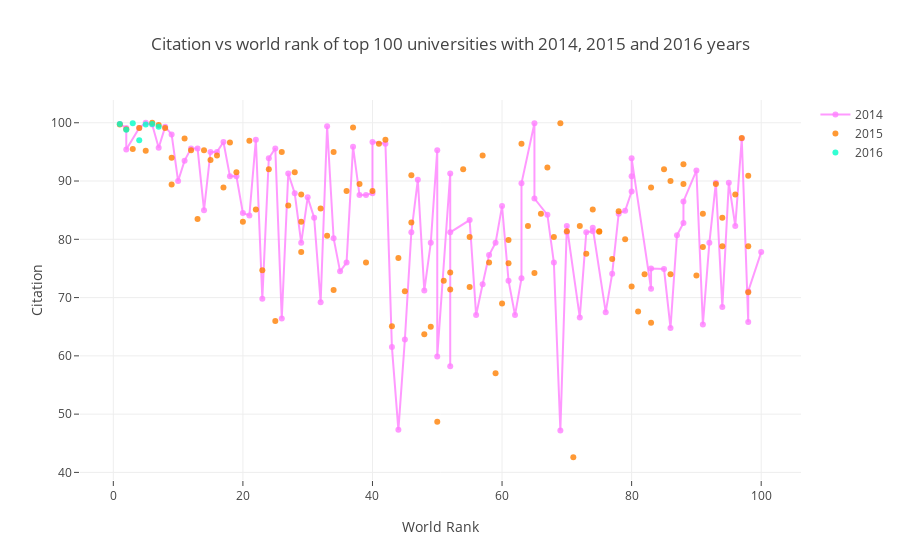

Here is the notebook cell this chart was saved with:
### Code cell
trace1 = go.Scatter(
    x=df2014.world_rank, y=df2014.citations,
    mode="markers+lines",  # this! or we can try "lines+markers"
    name="2014", marker=dict(color='rgba(255, 128, 255, 0.8)'), text=df2014.university_name)

trace2 = go.Scatter(
    x=df2015.world_rank, y=df2015.citations,
    mode="markers",  # this!
    name="2015", marker=dict(color='rgba(255, 128, 2, 0.8)'), text=df2015.university_name)

trace3 = go.Scatter(
    x=df2016.world_rank, y=df2016.citations,
    mode="markers",  # this!
    name="2016", marker=dict(color='rgba(0, 255, 200, 0.8)'), text=df2016.university_name)

layout = go.Layout(title='Citation vs world rank of top 100 universities with 2014, 2015 and 2016 years',
                   xaxis=dict(title='World Rank', ticklen=5, zeroline=False), yaxis=dict(title='Citation', ticklen=5, zeroline=False))

fig = go.Figure(data=[trace1, trace2, trace3], layout=layout)
iplot(fig)

### Figure 1 — Plotly figure (JSON) as saved in the notebook; plotly's stock layout.template omitted (floating-point values rounded to 4 significant figures)
{"data": [{"marker": {"color": "rgba(255, 128, 255, 0.8)"}, "mode": "markers+lines", "name": "2014", "text": ["California Institute of Technology", "Harvard University", "University of Oxford", "Stanford University", "Massachusetts Institute of Technology", "Princeton University", "University of Cambridge", "University of California, Berkeley", "University of Chicago", "Imperial College London", "Yale University", "University of California, Los Angeles", "Columbia University", "ETH Zurich – Swiss Federal Institute of Technology Zurich", "Johns Hopkins University", "University of Pennsylvania", "Duke University", "University of Michigan", "Cornell University", "University of Toronto", "University College London", "Northwestern University", "University of Tokyo", "Carnegie Mellon University", "University of Washington", "National University of Singapore", "University of Texas at Austin", "Georgia Institute of Technology", "University of Illinois at Urbana-Champaign", "University of Wisconsin-Madison", "University of British Columbia", "London School of Economics and Political Science", "University of California, Santa Barbara", "University of Melbourne", "McGill University", "Karolinska Institute", "École Polytechnique Fédérale de Lausanne", "King’s College London", "University of Edinburgh", "New York University", "University of California, San Diego", "Washington University in St Louis", "University of Hong Kong", "Seoul National University", "Peking University", "University of Minnesota", "University of North Carolina at Chapel Hill", "Australian National University", "Pennsylvania State University", "Boston University", "Tsinghua University", "Brown University", "Kyoto University", "University of California, Davis", "LMU Munich", "Korea Advanced Institute of Science and Technology (KAIST)", "Hong Kong University of Science and Technology", "University of Manchester", "Ohio State University", "Pohang University of Science and Technology", "KU Leuven", "Purdue University", "The University of Queensland", "University of Göttingen", "Rice University", "École Normale Supérieure", "Leiden University", "Heidelberg University", "Delft University of Technology", "University of Southern California", "École Polytechnique", "University of Sydney", "Erasmus University Rotterdam", "University of Basel", "Utrecht University", "Nanyang Technological University", "Wageningen University and Research Center", "University of Pittsburgh", "University of Bristol", "Durham University", "Emory University", "Tufts University", "Michigan State University", "University of Amsterdam", "Ghent University", "Free University of Berlin", "Technical University of Munich", "Case Western Reserve University", "Vanderbilt University", "University of Notre Dame", "Monash University", "McMaster University", "University of California, Irvine", "Humboldt University of Berlin", "University of Rochester", "Pierre and Marie Curie University", "University of Colorado Boulder", "Maastricht University", "University of Groningen", "University of Helsinki"], "type": "scatter", "uid": "293997b4-e8dd-11e8-8480-2f819eb7b5e7", "x": ["1", "2", "2", "4", "5", "6", "7", "8", "9", "10", "11", "12", "13", "14", "15", "16", "17", "18", "19", "20", "21", "22", "23", "24", "25", "26", "27", "28", "29", "30", "31", "32", "33", "34", "35", "36", "37", "38", "39", "40", "40", "42", "43", "44", "45", "46", "47", "48", "49", "50", "50", "52", "52", "52", "55", "56", "57", "58", "59", "60", "61", "62", "63", "63", "65", "65", "67", "68", "69", "70", "70", "72", "73", "74", "74", "76", "77", "78", "79", "80", "80", "80", "83", "83", "85", "86", "87", "88", "88", "90", "91", "92", "93", "94", "95", "96", "97", "98", "98", "100"], "y": [99.8, 99.1, 95.4, 99.1, 100, 99.7, 95.7, 99.3, 98, 90, 93.5, 95.6, 95.6, 85, 95, 95, 96.7, 90.8, 90.8, 84.5, 84.1, 97.1, 69.8, 93.9, 95.6, 66.4, 91.3, 87.9, 79.4, 87.2, 83.7, 69.2, 99.4, 80.2, 74.5, 76, 95.9, 87.6, 87.6, 87.9, 96.7, 96.4, 61.5, 47.3, 62.8, 81.2, 90.2, 71.2, 79.4, 95.3, 59.9, 91.3, 58.2, 81.2, 83.3, 67, 72.3, 77.3, 79.4, 85.7, 72.9, 67, 73.3, 89.6, 99.9, 87, 84.2, 76, 47.2, 81.2, 82.3, 66.6, 81.2, 81.4, 82, 67.5, 74.1, 84.4, 84.9, 88.2, 90.8, 93.9, 71.5, 75, 74.9, 64.8, 80.7, 82.8, 86.5, 91.8, 65.4, 79.4, 89.7, 68.4, 89.7, 82.3, 97.3, 65.8, 71.1, 77.8]}, {"marker": {"color": "rgba(255, 128, 2, 0.8)"}, "mode": "markers", "name": "2015", "text": ["California Institute of Technology", "Harvard University", "University of Oxford", "Stanford University", "University of Cambridge", "Massachusetts Institute of Technology", "Princeton University", "University of California, Berkeley", "Imperial College London", "Yale University", "University of Chicago", "University of California, Los Angeles", "ETH Zurich – Swiss Federal Institute of Technology Zurich", "Columbia University", "Johns Hopkins University", "University of Pennsylvania", "University of Michigan", "Duke University", "Cornell University", "University of Toronto", "Northwestern University", "University College London", "University of Tokyo", "Carnegie Mellon University", "National University of Singapore", "University of Washington", "Georgia Institute of Technology", "University of Texas at Austin", "LMU Munich", "University of Illinois at Urbana-Champaign", "University of Wisconsin-Madison", "University of British Columbia", "University of Melbourne", "London School of Economics and Political Science", "École Polytechnique Fédérale de Lausanne", "University of Edinburgh", "University of California, Santa Barbara", "New York University", "McGill University", "King’s College London", "University of California, San Diego", "Washington University in St Louis", "University of Hong Kong", "Karolinska Institute", "Australian National University", "University of Minnesota", "University of North Carolina at Chapel Hill", "Peking University", "Tsinghua University", "Seoul National University", "Hong Kong University of Science and Technology", "Korea Advanced Institute of Science and Technology (KAIST)", "University of Manchester", "Brown University", "KU Leuven", "University of California, Davis", "Boston University", "Pennsylvania State University", "Kyoto University", "University of Sydney", "Nanyang Technological University", "École Polytechnique", "Scuola Normale Superiore di Pisa", "Leiden University", "The University of Queensland", "Pohang University of Science and Technology", "University of Göttingen", "Ohio State University", "Rice University", "Heidelberg University", "Delft University of Technology", "Erasmus University Rotterdam", "Wageningen University and Research Center", "University of Bristol", "University of Basel", "University of Southern California", "University of Amsterdam", "École Normale Supérieure", "Utrecht University", "Humboldt University of Berlin", "Free University of Berlin", "Michigan State University", "Durham University", "Monash University", "Middle East Technical University", "University of Arizona", "University of Notre Dame", "Tufts University", "University of California, Irvine", "Ghent University", "University of Massachusetts", "University of Pittsburgh", "Emory University", "McMaster University", "University of Glasgow", "Vanderbilt University", "University of Colorado Boulder", "Stockholm University", "Technical University of Munich", "Uppsala University"], "type": "scatter", "uid": "29399ad4-e8dd-11e8-8480-2f819eb7b5e7", "x": ["1", "2", "3", "4", "5", "6", "7", "8", "9", "9", "11", "12", "13", "14", "15", "16", "17", "18", "19", "20", "21", "22", "23", "24", "25", "26", "27", "28", "29", "29", "29", "32", "33", "34", "34", "36", "37", "38", "39", "40", "41", "42", "43", "44", "45", "46", "46", "48", "49", "50", "51", "52", "52", "54", "55", "55", "57", "58", "59", "60", "61", "61", "63", "64", "65", "66", "67", "68", "69", "70", "71", "72", "73", "74", "75", "75", "77", "78", "79", "80", "81", "82", "83", "83", "85", "86", "86", "88", "88", "90", "91", "91", "93", "94", "94", "96", "97", "98", "98", "98"], "y": [99.7, 98.9, 95.5, 99.1, 95.2, 100, 99.6, 99.1, 89.4, 94, 97.3, 95.3, 83.5, 95.3, 93.6, 94.4, 88.9, 96.6, 91.5, 83, 96.9, 85.1, 74.7, 92, 66, 95, 85.8, 91.5, 83, 77.8, 87.7, 85.3, 80.6, 71.3, 95, 88.3, 99.2, 89.5, 76, 88.3, 96.4, 97.1, 65.1, 76.8, 71.1, 82.9, 91, 63.7, 65, 48.7, 72.9, 71.4, 74.3, 92, 71.8, 80.4, 94.4, 76, 57, 69, 75.9, 79.9, 96.4, 82.3, 74.2, 84.4, 92.3, 80.4, 99.9, 81.4, 42.6, 82.3, 77.5, 85.1, 81.4, 81.3, 76.6, 84.8, 80, 71.9, 67.6, 74, 88.9, 65.7, 92, 74, 90, 92.9, 89.5, 73.8, 78.7, 84.4, 89.5, 78.8, 83.7, 87.7, 97.4, 90.9, 78.8, 70.9]}, {"marker": {"color": "rgba(0, 255, 200, 0.8)"}, "mode": "markers", "name": "2016", "text": ["California Institute of Technology", "University of Oxford", "Stanford University", "University of Cambridge", "Massachusetts Institute of Technology", "Harvard University", "Princeton University"], "type": "scatter", "uid": "29399ce6-e8dd-11e8-8480-2f819eb7b5e7", "x": ["1", "2", "3", "4", "5", "6", "7"], "y": [99.8, 98.8, 99.9, 97, 99.7, 99.8, 99.3]}], "layout": {"title": "Citation vs world rank of top 100 universities with 2014, 2015 and 2016 years", "xaxis": {"ticklen": 5, "title": "World Rank", "zeroline": false}, "yaxis": {"ticklen": 5, "title": "Citation", "zeroline": false}}}
